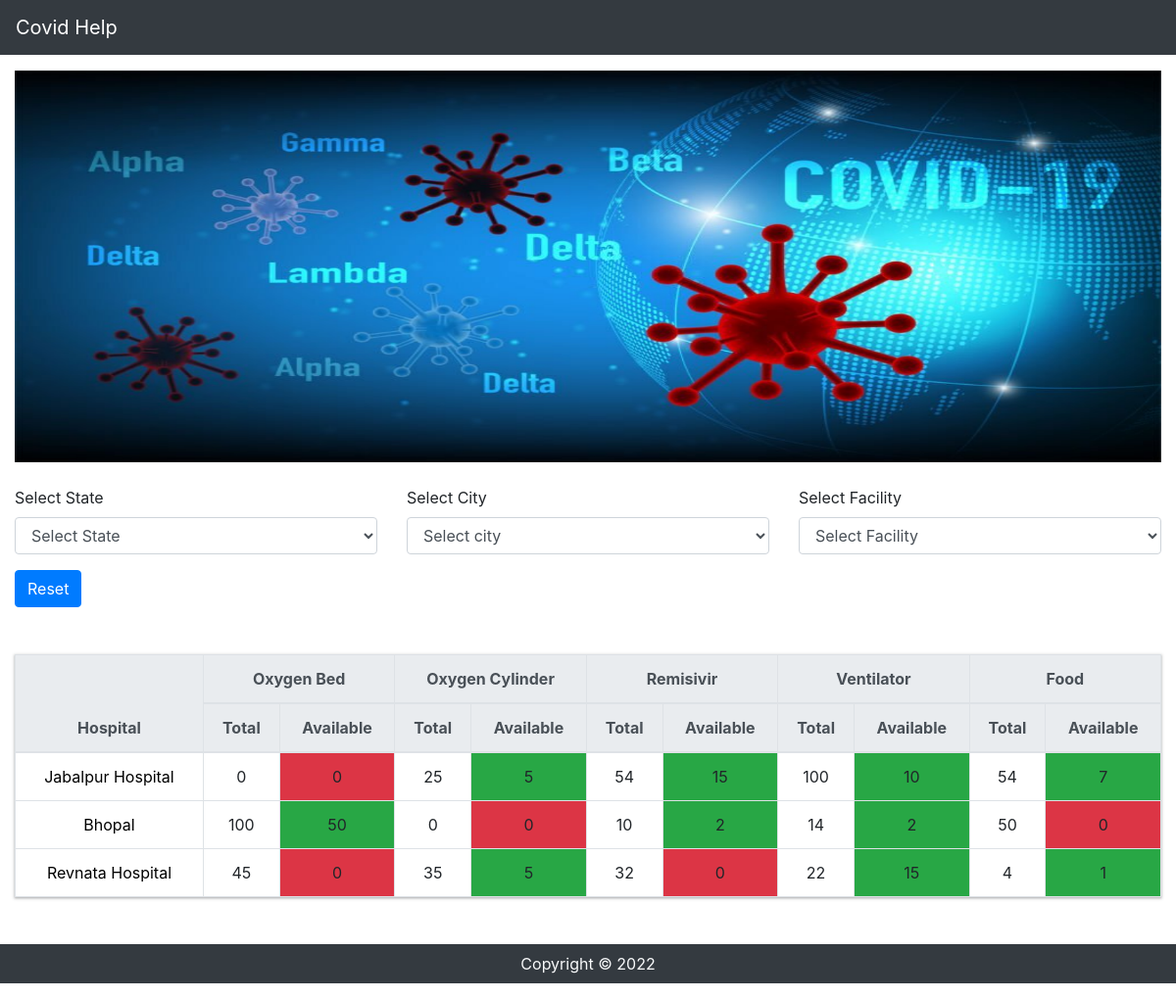
The page / on the database its author committed.
### app/models.py (models this page shows, shortened)
class Facility(models.Model):
    title=models.CharField(max_length=60, null=False, blank=False,  default="")
    def __str__(self):
        return self.title

class Hospital(models.Model):
    name = models.CharField(max_length=50, null=False, blank=False)
    phone = models.CharField(max_length=12, null=False, blank=False)
    address = models.CharField(max_length=200, null=False, blank=False)
    city = models.ForeignKey(
        City, on_delete=models.CASCADE, related_name='hospitals')

class Availability(models.Model):
    hospital = models.ForeignKey(
        Hospital, on_delete=models.CASCADE, related_name='availabilities')
    facility= models.ForeignKey(
        Facility, on_delete=models.CASCADE, related_name='availabilities')
    total = models.IntegerField(default=0)
    available = models.IntegerField(default=0)
    updated_at=models.DateTimeField(auto_now=True)

### app/views.py (the view, shortened to what this page needs)
# urls.py: path('',home,name='homepage'),
def home(request):
    selected_state_id=request.GET.get('state')
    selected_city_id=request.GET.get('city')
    selected_facility_id=request.GET.get('facility')
    facilities = Facility.objects.all().order_by('pk')
    if selected_state_id:
        cities=City.objects.filter(state=selected_state_id)
    else:
        cities=City.objects.all()
    states= State.objects.all()
    hospitals= Hospital.objects.all()
    if selected_city_id:
        hospitals= hospitals.filter(city=City(pk=selected_city_id))
    context={
        'facilities':facilities,
        'cities':cities,
        'states':states,
        'hospitals':hospitals,
        'selected_state_id':selected_state_id,
        'selected_city_id':selected_city_id,
        'selected_facility_id':selected_facility_id,
    }
    return render(request ,template_name='app/index.html', context=context )

### app/models.py (called while the page is built)
    def __str__(self):
        return self.name

    def __str__(self):
        return self.name

### app/templatetags/custom_tags.py (called while the page is built)
@register.simple_tag
def get_table_class(value):
    if value:
        return 'bg-success'
    return 'bg-danger'

@register.simple_tag
def get_availabilitys(hospital):
    return Availability.objects.filter(hospital=hospital).order_by('facility_id')

@register.simple_tag
def is_option_selected(selected_option_id, pk):
    if selected_option_id == str(pk):
        return 'selected'
    return ''

### app/templates/app/index.html (shortened to what this page needs)
{% extends 'app/base.html' %}
{% load custom_tags%}
{% block content%}
<div>
    <form action="" id="filterForm" method="GET">
        <div class="row ">
            <div class="col">
                <div class="form-group">
                    <label for="">Select State</label>
                    <select name="state" class="form-control" id="stateSelect">
                        <option value=" ">Select State</option>
                    </select>
                </div>
            </div>
            <div class="col">
                <div class="form-group">
                    <label for="">Select City</label>
                    <select name="city" class="form-control" id="citySelect">
                        <option value="">Select city</option>
                    </select>
                </div>
            </div>
            <div class="col">
                <div class="form-group">
                    <label for="">Select Facility</label>
                    <select name="facility" class="form-control" id="facilitySelect">
                        <option value="">Select Facility</option>
                    </select>
                </div>
            </div>
        </div>
        <div>
            <a class="btn btn-primary" href="/">Reset</a>
        </div>
    </form>
</div>
<table class="table text-center table-bordered mt-5"
    style="box-shadow: rgba(60, 64, 67, 0.3) 0px 1px 2px 0px, rgba(60, 64, 67, 0.15) 0px 1px 3px 1px;">
    <thead class="thead-light">
        <tr>
            <th rowspan="2">Hospital</th>
            {% for facility in facilities %}
            <th colspan="2" class="text-center">{{facility}}</th>
            {% endfor %}
        </tr>
        <tr>
            {% for facility in facilities %}
            <th>Total</th>
            <th>Available</th>
            {% endfor %}
        </tr>
    </thead>
    <tbody>
        {% for hospital in hospitals %}
        <tr>
            <td><a href="/hospital/{{hospital.id}}">{{hospital.name}}</a></td>
            {% get_availabilitys hospital as availabilities %}
            {% for avl in availabilities%}
            <td>{{avl.total}}</td>
            <td class="{% get_table_class avl.available %}">{{avl.available}}</td>
            {% endfor %}
        </tr>
        {% endfor %}
    </tbody>
</table>
{% endblock %}

### app/templates/app/base.html (shortened to what this page needs)
<!doctype html>
{% load static %}
<html lang="en">
<head>
    <link rel="stylesheet" href="https://cdn.jsdelivr.net/npm/bootstrap@4.0.0/dist/css/bootstrap.min.css"
>
    <link rel="stylesheet" type="text/css"  href="{% static 'css/main.css' %}">
</head>
<body>
    <nav class="navbar navbar-dark bg-dark">
        <a class="navbar-brand" href="/">Covid Help</a>
    </nav>
    <div class="container-fluid mt-3">
        <div id="carouselExampleSlidesOnly" class="carousel slide" data-ride="carousel">
            <div class="carousel-inner">
                <div class="carousel-item active">
                    <img class="d-block w-100 img-fluid img-width" src="{% static 'images/covid19-img-1.jpg' %}" alt="First slide">
                </div>
            </div>
        </div>
    </div>
    <div class="container-fluid mt-4 mb-5">
        {% block content%}
        {% endblock %}
    </div>
    <footer>
        <div class="bg-dark">
            <p class="text-light text-center p-2">Copyright  &copy  2022 </p>
        </div>
    </footer>
</body>
</html>

### static/css/main.css (style rules this page uses)
.img-width { width: 80%; height: 50vh; }

### app/templates/app/index.html (style rules this page uses)
a { color: black; }

### rows shown on the page
Facility: title "Oxygen Bed"
Facility: title "Oxygen Cylinder"
Facility: title "Remisivir"
Facility: title "Ventilator"
Facility: title "Food"
Hospital: name "Jabalpur Hospital"
Availability: total "0", available "0"
Availability: total "25", available "5"
Availability: total "54", available "15"
Availability: total "100", available "10"
Availability: total "54", available "7"
Hospital: name "Bhopal"
Availability: total "100", available "50"
Availability: total "0", available "0"
Availability: total "10", available "2"
Availability: total "14", available "2"
Availability: total "50", available "0"
Hospital: name "Revnata Hospital"
Availability: total "45", available "0"
Availability: total "35", available "5"
Availability: total "32", available "0"
Availability: total "22", available "15"
Availability: total "4", available "1"
